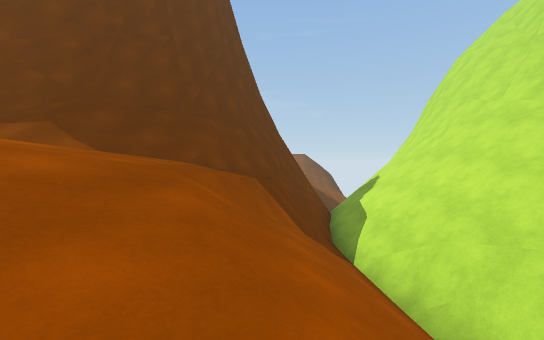
View 1 (above)

15 first-person views from a walk through a scene from a Unity 3-D project. The camera is 1.3 m above the floor, tilts 2° down and sees 90° across. The floor is counted in squares, 2 m on a side. Each view is taken from the middle of a square. On the plan, view 1 faces up. The plan holds only what a view shows up to about 9 squares ahead; the rest is blank. The place goes on beyond the plan. The player character is not drawn.

View 2
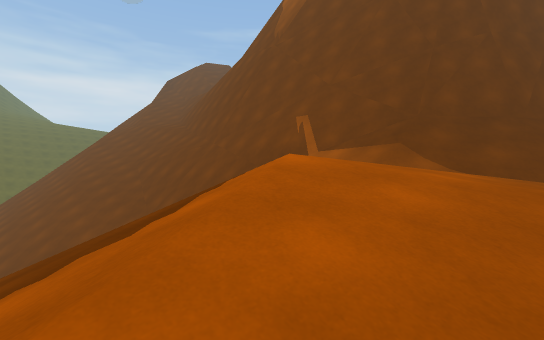

View 3
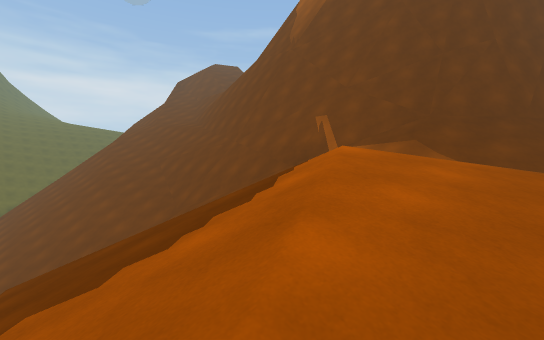

View 4
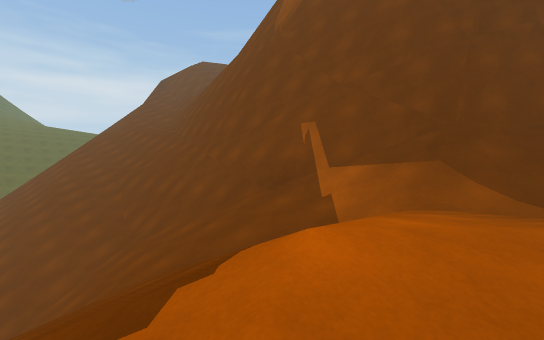

View 5
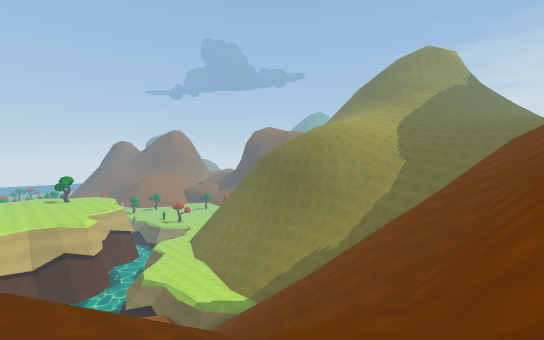

View 6
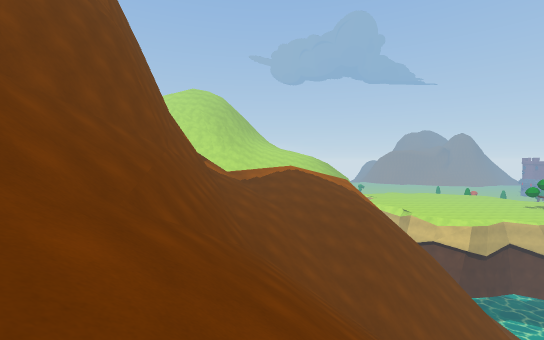

View 7
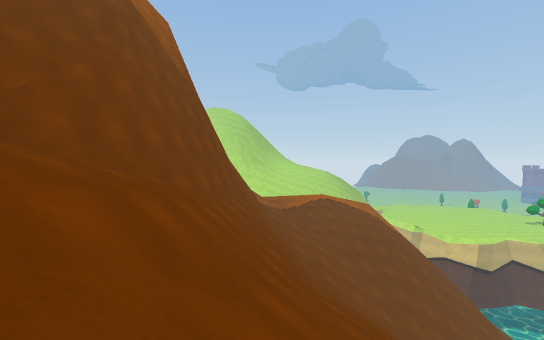

View 8
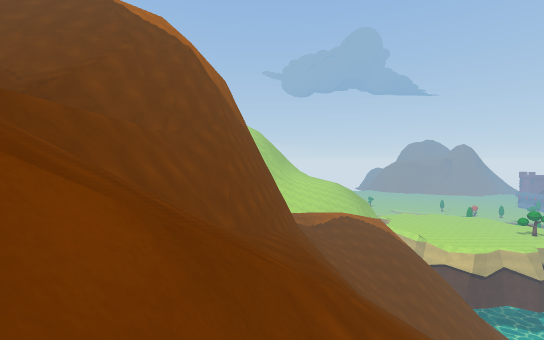

View 9
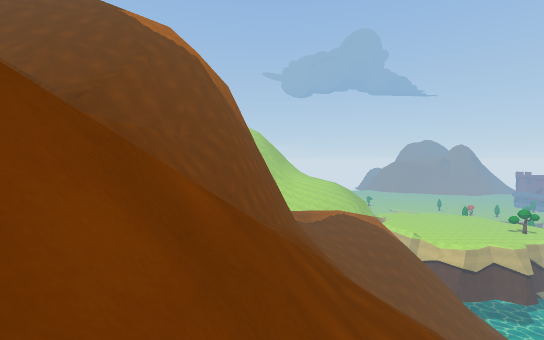

View 10
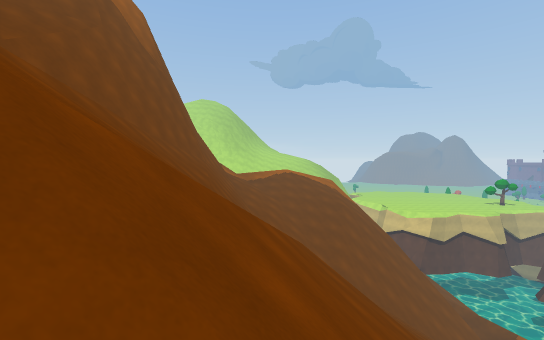

View 11
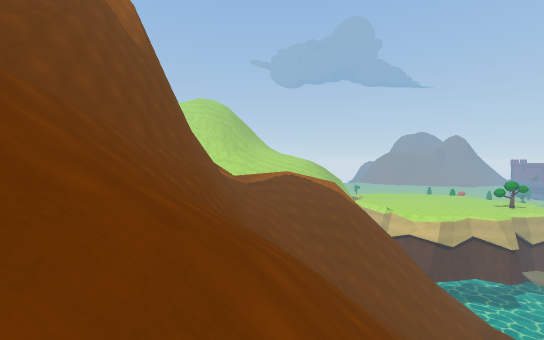

View 12
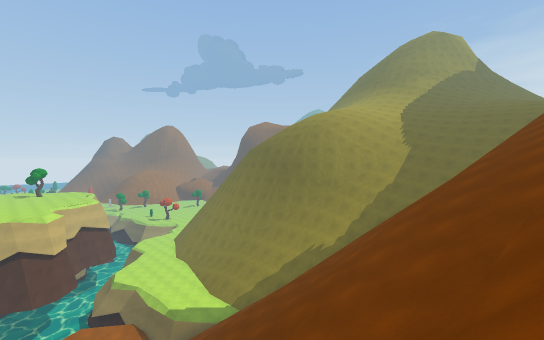

View 13
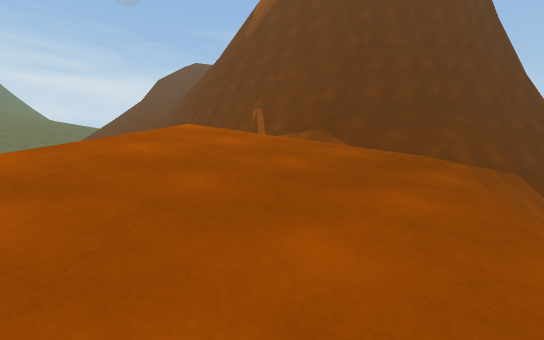

View 14
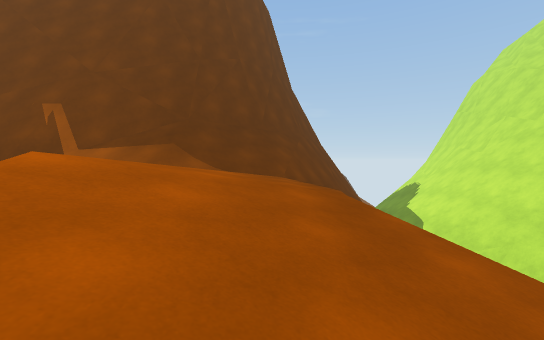

View 15
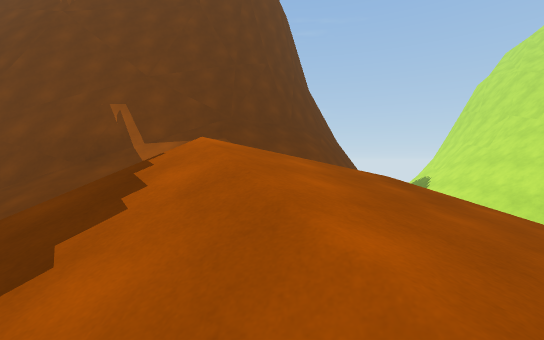

### Floor plan
Key: @ floor where view 1 was taken; # wall or solid block; . main floor; - floor 0.75 m lower than the main floor; / step, stairs or slope; v drop or lower ground.
Columns run from 24 left of view 1 to 3 right of it. Each row starts with its distance up from view 1.
 10                        #
  9     ##               ####//
  8    //###            ##/##//
  7  /////####         ##//##//
  6 /////////#####   ###///-#//
  5   ///////////#####////.-#//
  4    ////////vvv##////...-///
  3    ////////###///// ...////#
  2   ////////////////  /..///
  1     //////////////////////
  0      ///////////////////@
 -1        //////////////////
 -2         ///////////////
 -3          ///////
 -4               //

Where each view was taken, in squares from view 1:
view 1: 0 up, 0 right, facing up
view 2: 1 down, 2 left, facing up-left
view 3: 2 down, 2 left, facing up-left
view 4: 0 up, 3 left, facing up-left
view 5: 4 up, 7 left, facing down-left
view 6: 2 up, 18 left, facing right
view 7: 4 up, 20 left, facing right
view 8: 6 up, 23 left, facing right
view 9: 6 up, 24 left, facing right
view 10: 2 up, 22 left, facing right
view 11: 2 up, 21 left, facing right
view 12: 3 up, 9 left, facing down-left
view 13: 1 down, 0 right, facing up-left
view 14: 1 down, 2 left, facing up
view 15: 2 down, 3 left, facing up
